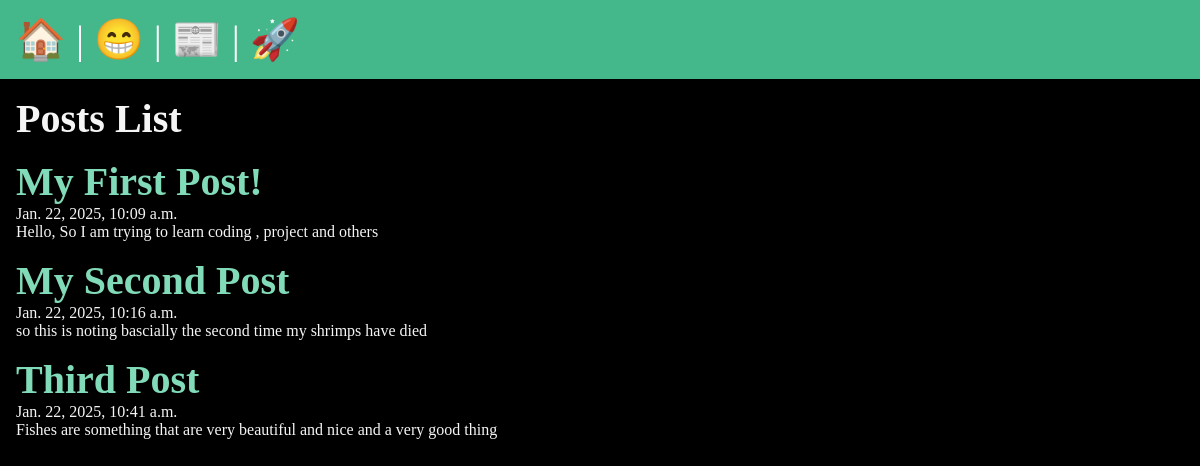
/posts/, run on the app's committed database.
### posts/models.py (models this page shows, shortened)
class Post(models.Model):
    title = models.CharField(max_length=75)
    body = models.TextField()
    slug = models.SlugField()
    date = models.DateTimeField(auto_now_add=True)
    banner = models.ImageField(default='doc5.png',blank=True)

### posts/views.py (the view)
# urls.py: path('',views.posts_list, name = "list"),
def posts_list(request):
    posts = Post.objects.all()
    return render(request, 'posts/posts_list.html',{'posts' :posts })

### posts/templates/posts/posts_list.html (shortened to what this page needs)
{% extends 'layout.html' %}
{% block content %}
<section>
    <h1>Posts List</h1>
    {% for post in posts %}
    <article class="post">
            <h2>
                <a href="{% url 'posts:page' slug=post.slug %}">
                {{ post.title }}
        </a>
        </h2>
            <p>{{ post.date }}</p>
            <p>{{ post.body }}</p>
    </article>
    {% endfor %}
</section>
{% endblock %}

### templates/layout.html (shortened to what this page needs)
<!DOCTYPE html>
{% load static %}
<html lang="en">
<head>
    <link rel="stylesheet" href="{% static 'css/style.css' %}">
</head>
<body>
    <nav>
        <a title="Home" href="/">🏠</a> |
        <a href="/about">😁</a> |
        <a href="{% url 'posts:list' %}">📰</a> |
        <a href="{% url 'user:register' %}">🚀</a>
    </nav>
    <main>
        {% block content %}
        {% endblock %}
    </main>
</body>
</html>

### data on the page
Post: title "My First Post!", date "Jan. 22, 2025, 10:09 a.m.", body "Hello, So I am trying to learn coding , project and others"
Post: title "My Second Post", date "Jan. 22, 2025, 10:16 a.m.", body "so this is noting bascially the second time my shrimps have died"
Post: title "Third Post", date "Jan. 22, 2025, 10:41 a.m.", body "Fishes are something that are very beautiful and nice and a very good thing"
